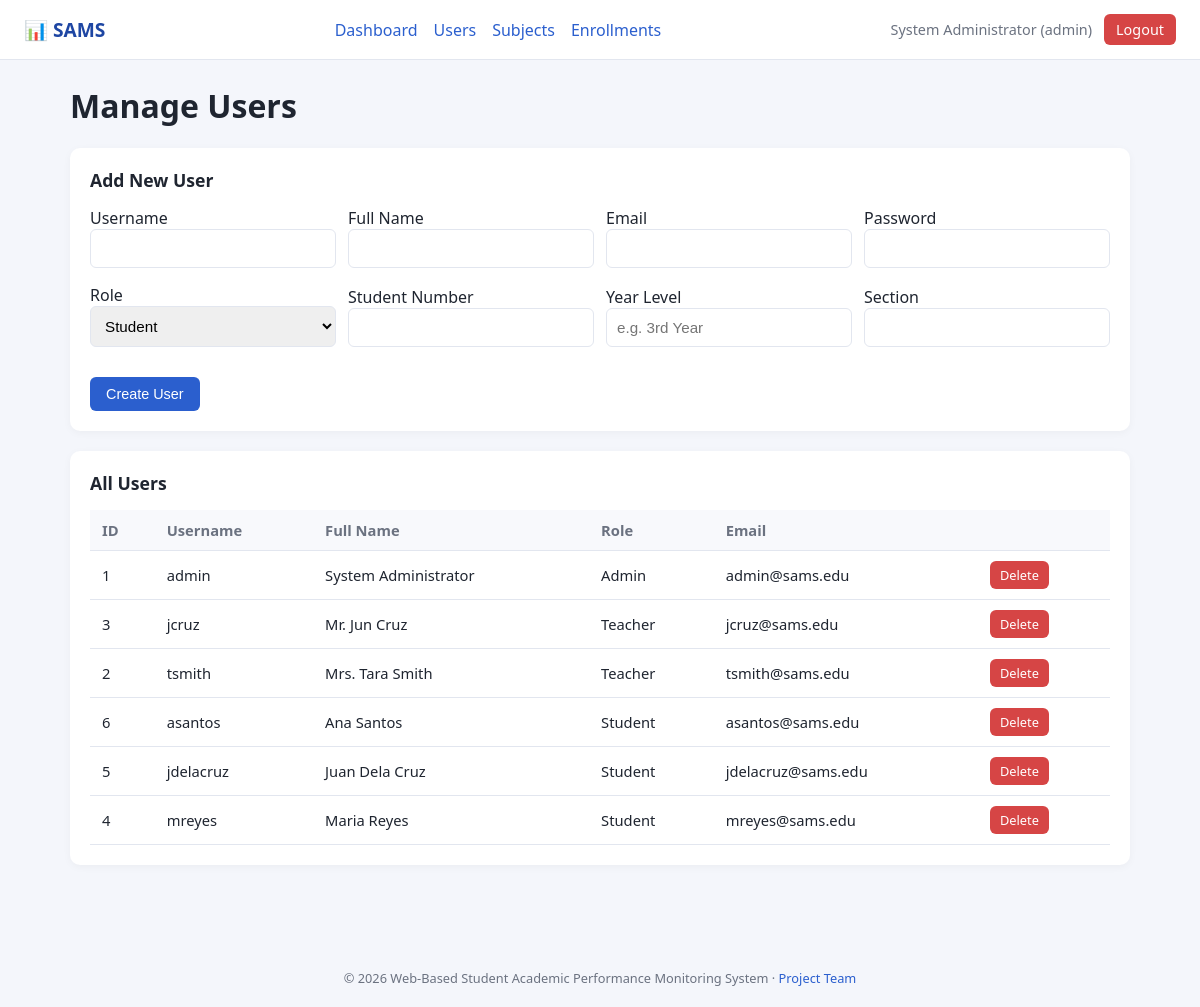
/admin/manage_users.php (signed in), run on the app's committed database.
### tables this page shows
CREATE TABLE users (
  id INT AUTO_INCREMENT PRIMARY KEY,
  username VARCHAR(50) NOT NULL UNIQUE,
  password VARCHAR(255) NOT NULL,
  role ENUM('admin','teacher','student') NOT NULL,
  full_name VARCHAR(100) NOT NULL,
  email VARCHAR(100),
  created_at TIMESTAMP DEFAULT CURRENT_TIMESTAMP
);

### includes/auth.php (called while the page is built, shortened)
<?php
function h($s) { return htmlspecialchars((string)($s ?? ''), ENT_QUOTES, 'UTF-8'); }

### admin/manage_users.php (the view, shortened to what this page needs)
<?php
require_once __DIR__ . '/../includes/auth.php';
require_once __DIR__ . '/../config/db.php';
$users = $pdo->query("SELECT * FROM users ORDER BY role, full_name")->fetchAll();
include __DIR__ . '/../includes/header.php';
?>
<h1>Manage Users</h1>
<div class="card">
  <h2>Add New User</h2>
  <form method="post">
    <div class="form-row">
      <div><label>Username</label><input name="username" required></div>
      <div><label>Full Name</label><input name="full_name" required></div>
      <div><label>Email</label><input type="email" name="email"></div>
      <div><label>Password</label><input type="password" name="password" required></div>
    </div>
    <div class="form-row">
      <div><label>Role</label>
        <select name="role" id="roleSelect" onchange="toggleFields()">
          <option value="student">Student</option><option value="teacher">Teacher</option><option value="admin">Admin</option>
        </select></div>
      <div class="f-student"><label>Student Number</label><input name="student_number"></div>
      <div class="f-student"><label>Year Level</label><input name="year_level" placeholder="e.g. 3rd Year"></div>
      <div class="f-student"><label>Section</label><input name="section"></div>
    </div>
    <button class="btn btn-primary" type="submit">Create User</button>
  </form>
</div>
<div class="card">
  <h2>All Users</h2>
  <table>
    <tr><th>ID</th><th>Username</th><th>Full Name</th><th>Role</th><th>Email</th><th></th></tr>
    <?php foreach ($users as $u): ?>
    <tr>
      <td><?= $u['id'] ?></td><td><?= h($u['username']) ?></td><td><?= h($u['full_name']) ?></td>
      <td><?= h(ucfirst($u['role'])) ?></td><td><?= h($u['email']) ?></td>
      <td><a class="btn btn-danger btn-sm" href="?delete=<?= $u['id'] ?>" onclick="return confirm('Delete this user?')">Delete</a></td>
    </tr>
    <?php endforeach; ?>
  </table>
</div>
<?php include __DIR__ . '/../includes/footer.php'; ?>

### assets/css/style.css (style rules this page uses)
:root { --primary:#2b5fce;--primary-dark:#1e46a3;--bg:#f4f6fb;--card:#fff;--text:#1f2530;--muted:#6b7280;--border:#e2e6ef;--success:#1f9d55;--warning:#c98a12;--danger:#d64545 }
* { box-sizing:border-box }
body { margin:0;font-family:'Segoe UI',Arial,sans-serif;background:var(--bg);color:var(--text) }
a { color:var(--primary);text-decoration:none }
input,select,textarea { padding:10px;border:1px solid var(--border);border-radius:6px;font-size:.95rem;width:100% }
.btn { display:inline-block;padding:9px 16px;border-radius:6px;border:none;cursor:pointer;font-size:.9rem }
.btn-primary { background:var(--primary);color:#fff;margin-top:14px }
.btn-danger { background:var(--danger);color:#fff }
.btn-sm { padding:5px 10px;font-size:.8rem }
.card { background:var(--card);border-radius:10px;padding:20px;box-shadow:0 2px 8px rgba(0,0,0,.04);margin-bottom:20px }
.card h2 { margin-top:0;font-size:1.1rem }
table { width:100%;border-collapse:collapse;font-size:.92rem }
th,td { padding:10px 12px;border-bottom:1px solid var(--border);text-align:left }
th { background:#f8f9fc;color:var(--muted);font-weight:600 }
.form-row { display:flex;gap:12px;flex-wrap:wrap;align-items:end;margin-bottom:16px }
.form-row>div { flex:1;min-width:160px }

### data on the page
users: id "1", username "admin", full_name "System Administrator", role "Admin", email "admin@sams.edu"
users: id "3", username "jcruz", full_name "Mr. Jun Cruz", role "Teacher", email "jcruz@sams.edu"
users: id "2", username "tsmith", full_name "Mrs. Tara Smith", role "Teacher", email "tsmith@sams.edu"
users: id "6", username "asantos", full_name "Ana Santos", role "Student", email "asantos@sams.edu"
users: id "5", username "jdelacruz", full_name "Juan Dela Cruz", role "Student", email "jdelacruz@sams.edu"
users: id "4", username "mreyes", full_name "Maria Reyes", role "Student", email "mreyes@sams.edu"

### other printed values
current_name() "System Administrator"
$role "admin"
